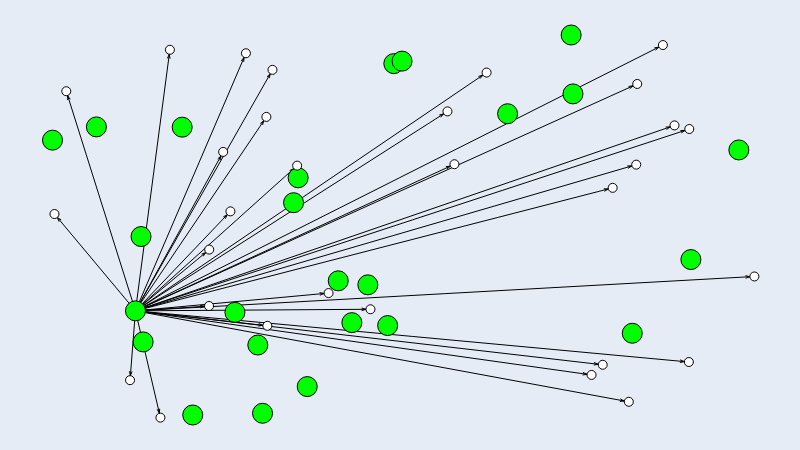

Source (notebook cell):
### Code cell
g.draw()

### Figure 1 — Plotly figure (JSON) as saved in the notebook; plotly's stock layout.template omitted (floating-point values rounded to 4 significant figures; data arrays with more than 128 entries replaced by an {"elided": "..."} marker saying what was removed)
{"data": [{"hoverinfo": "none", "line": {"color": "rgb(0, 0, 0)", "dash": "solid", "width": 1}, "mode": "lines", "type": "scatter", "x": {"elided": "270 float values"}, "y": {"elided": "270 float values"}}, {"hoverinfo": "text", "marker": {"color": "rgb(0, 255, 0)", "line": {"color": "rgb(0, 0, 0)", "width": 1}, "size": 20, "symbol": "circle"}, "mode": "markers", "text": ["mre", "natario1", "stefanprodan", "mrdoob", "ddollar", "williamFalcon", "mdlayher", "onevcat", "medikoo", "knqyf263", "XhmikosR", "travist", "ra1028", "wvanbergen", "samuelcolvin", "developit", "fzaninotto", "mbostock", "ardalis", "edenhill", "AliSoftware", "danilowoz", "kmagiera", "Strilanc", "onmyway133"], "textfont": {"color": "rgb(0, 0, 0)"}, "textposition": "middle center", "type": "scatter", "x": [0.4863, 0.06255, 0.4775, 0.4265, 0.826, 0.2993, 0.1291, 0.2599, 0.7389, 0, 0.3629, 0.1848, 0.1261, 0.9779, 0.3434, 0.7415, 0.498, 0.35, 0.4493, 0.9095, 0.6484, 0.2925, 0.1998, 0.4071, 0.1182], "y": [0.9252, 0.7598, 0.2407, 0.2483, 0.2205, 0.0114, 0.1979, 0.2751, 1, 0.7252, 0.08116, 0.7591, 0.4733, 0.6996, 0.5617, 0.8461, 0.9317, 0.6268, 0.3471, 0.4132, 0.7943, 0.1898, 0.006902, 0.3576, 0.2791]}, {"hoverinfo": "text", "marker": {"color": "rgb(255, 255, 255)", "line": {"color": "rgb(0, 0, 0)", "width": 1}, "size": 9, "symbol": "circle"}, "mode": "markers", "text": ["onmyway133/3min-iOS", "onmyway133/AFNetworking-RACExtensions", "onmyway133/AftermathCompass", "onmyway133/Alamofire", "onmyway133/alcatraz-packages", "onmyway133/alembic", "onmyway133/Anchors", "onmyway133/android-architecture-components-kotlin", "onmyway133/android-oss", "onmyway133/animated-tab-bar", "onmyway133/Arcane", "onmyway133/archives", "onmyway133/Async", "onmyway133/Avengers", "onmyway133/awesome-browser-extensions-for-github", "onmyway133/awesome-electron", "onmyway133/awesome-github-extensions", "onmyway133/awesome-ios", "onmyway133/awesome-mac", "onmyway133/awesome-sket.ch", "onmyway133/awesome-swift", "onmyway133/awesome-xcode-extensions", "onmyway133/BigBigNumbers", "onmyway133/blog", "onmyway133/Border", "onmyway133/Cache", "onmyway133/cayman", "onmyway133/chat_webrtc", "onmyway133/Cheers", "onmyway133/coffee-finder"], "textfont": {"color": "rgb(0, 0, 0)"}, "textposition": "middle center", "type": "scatter", "x": [0.01964, 0.9066, 0.002814, 0.3134, 0.453, 0.768, 0.1537, 0.223, 0.3061, 0.2431, 0.2535, 0.5627, 0.1105, 0.1673, 0.6185, 0.8331, 0.8317, 0.2756, 0.5727, 0.7981, 0.3933, 0.9073, 0.7839, 0.8862, 0.8697, 1, 0.3047, 0.2233, 0.3485, 0.8211], "y": [0.8531, 0.1454, 0.5322, 0.9089, 0.2832, 0.1116, 0, 0.2918, 0.24, 0.6945, 0.5391, 0.8004, 0.09793, 0.9613, 0.9018, 0.872, 0.6612, 0.9523, 0.6623, 0.6006, 0.3255, 0.7543, 0.1381, 0.7637, 0.9737, 0.3689, 0.7859, 0.4392, 0.6586, 0.0414]}, {"hoverinfo": "none", "mode": "text", "text": [null, null, null, null, null, null, null, null, null, null, null, null, null, null, null, null, null, null, null, null, null, null, null, null, null, null, null, null, null, null], "textfont": {"color": "rgb(0, 0, 0)"}, "textposition": "middle center", "type": "scatter", "x": [0.05521, 0.5137, 0.04947, 0.2033, 0.2855, 0.4451, 0.15, 0.1697, 0.2138, 0.1681, 0.1754, 0.3327, 0.1287, 0.1285, 0.3602, 0.4697, 0.4709, 0.1837, 0.3394, 0.4546, 0.2544, 0.5082, 0.4527, 0.4975, 0.4874, 0.5583, 0.1995, 0.1615, 0.2237, 0.4723], "y": [0.5582, 0.2384, 0.3888, 0.607, 0.3074, 0.2214, 0.1455, 0.3116, 0.2856, 0.4994, 0.4272, 0.5619, 0.1865, 0.6236, 0.6122, 0.5995, 0.4953, 0.626, 0.4945, 0.4653, 0.3284, 0.5416, 0.2347, 0.5462, 0.6498, 0.3502, 0.5472, 0.3793, 0.4884, 0.1861]}, {"hoverinfo": "none", "marker": {"color": "rgba(255, 255, 255, 0.0)", "line": {"color": "rgba(255, 255, 255, 0.0)", "width": 0}, "size": 0, "symbol": "circle"}, "mode": "markers", "type": "scatter", "x": [0.5, 0, 1, 0.5], "y": [0, 0.5, 0.5, 1]}], "layout": {"height": 450, "margin": {"b": 0, "l": 0, "r": 0, "t": 0}, "showlegend": false, "width": 800, "xaxis": {"fixedrange": true, "showgrid": false, "showticklabels": false, "zeroline": false}, "yaxis": {"fixedrange": true, "showgrid": false, "showticklabels": false, "zeroline": false}}}
